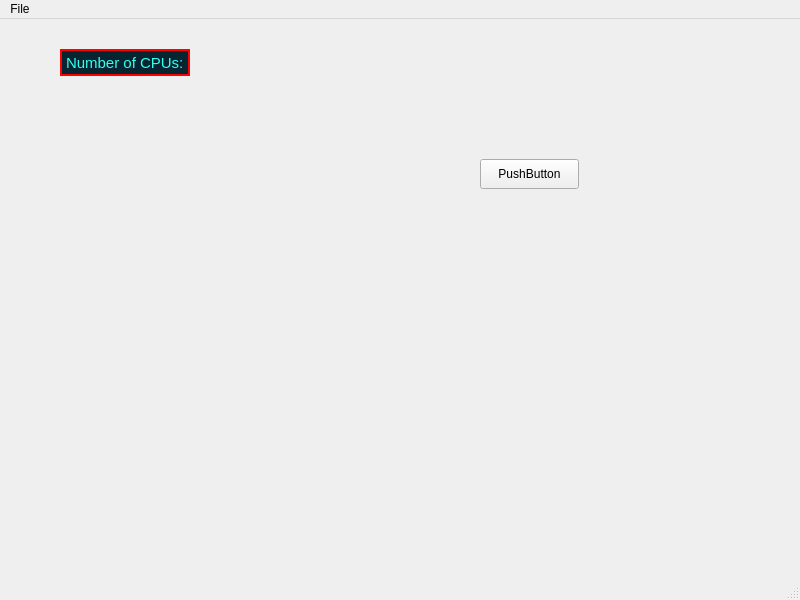
<?xml version="1.0" encoding="UTF-8"?>
<ui version="4.0">
 <class>MainWindow</class>
 <widget class="QMainWindow" name="MainWindow">
  <property name="geometry">
   <rect>
    <x>0</x>
    <y>0</y>
    <width>800</width>
    <height>600</height>
   </rect>
  </property>
  <property name="windowTitle">
   <string>CPU Usage</string>
  </property>
  <widget class="QWidget" name="centralwidget">
   <widget class="QWidget" name="layoutWidget">
    <property name="geometry">
     <rect>
      <x>60</x>
      <y>30</y>
      <width>173</width>
      <height>27</height>
     </rect>
    </property>
    <layout class="QHBoxLayout" name="horizontalLayout">
     <item>
      <widget class="QLabel" name="lblCPUS">
       <property name="font">
        <font>
         <family>Liberation Sans</family>
         <pointsize>11</pointsize>
         <bold>false</bold>
        </font>
       </property>
       <property name="styleSheet">
        <string notr="true">color: rgb(51, 255, 238);
background-color: rgb(6, 37, 48);
border-style: solid;
border-width: 2px; /* Sets the border thickness to 2 pixels */
border-color: rgb(255, 0, 0);</string>
       </property>
       <property name="text">
        <string>Number of CPUs:</string>
       </property>
      </widget>
     </item>
     <item>
      <widget class="QLabel" name="lblCPUSValue">
       <property name="font">
        <font>
         <family>Liberation Sans</family>
         <pointsize>11</pointsize>
         <bold>false</bold>
        </font>
       </property>
       <property name="text">
        <string/>
       </property>
      </widget>
     </item>
    </layout>
   </widget>
   <widget class="QWidget" name="horizontalLayoutWidget">
    <property name="geometry">
     <rect>
      <x>60</x>
      <y>110</y>
      <width>141</width>
      <height>401</height>
     </rect>
    </property>
    <layout class="QHBoxLayout" name="HorizontalCore">
     <item>
      <layout class="QVBoxLayout" name="VerticalCore"/>
     </item>
     <item>
      <layout class="QVBoxLayout" name="VerticalLoad"/>
     </item>
    </layout>
   </widget>
   <widget class="QPushButton" name="pushButton">
    <property name="geometry">
     <rect>
      <x>480</x>
      <y>140</y>
      <width>99</width>
      <height>30</height>
     </rect>
    </property>
    <property name="text">
     <string>PushButton</string>
    </property>
   </widget>
  </widget>
  <widget class="QMenuBar" name="menubar">
   <property name="geometry">
    <rect>
     <x>0</x>
     <y>0</y>
     <width>800</width>
     <height>26</height>
    </rect>
   </property>
   <widget class="QMenu" name="menuFile">
    <property name="title">
     <string>File</string>
    </property>
    <addaction name="actionExit"/>
   </widget>
   <addaction name="menuFile"/>
  </widget>
  <widget class="QStatusBar" name="statusbar"/>
  <action name="actionExit">
   <property name="text">
    <string>Exit</string>
   </property>
  </action>
 </widget>
 <resources/>
 <connections/>
</ui>
